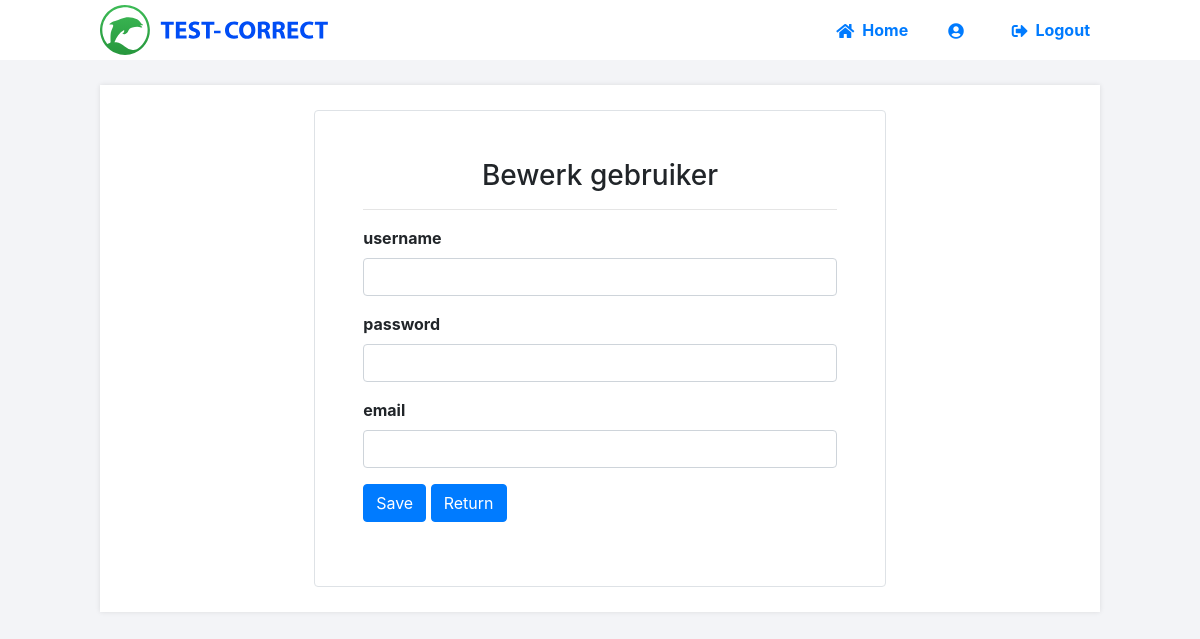
/edit_user/2, run on an earlier commit of the app's database.
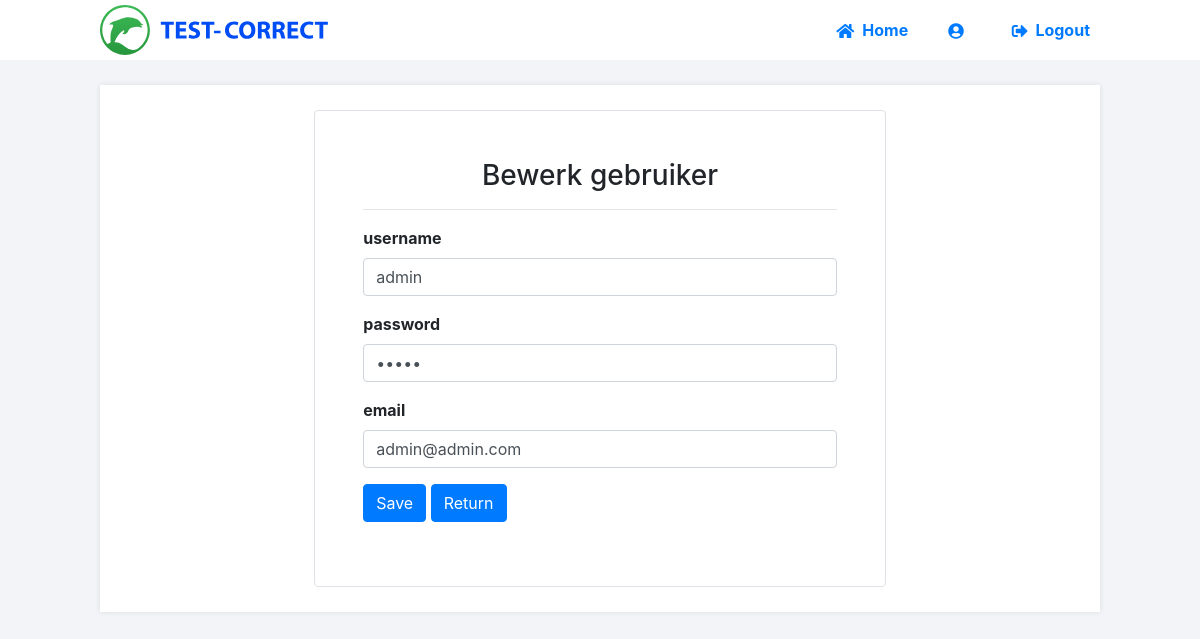
And on a later commit of the database.
### tables this page shows
CREATE TABLE "accounts" (
	"id"	INTEGER NOT NULL,
	"username"	TEXT NOT NULL,
	"password"	TEXT NOT NULL,
	"email"	TEXT NOT NULL,
	"role"	VARCHAR(20) DEFAULT 'admin',
	PRIMARY KEY("id")
);

### main.py (the view, shortened to what this page needs)
@app.route("/edit_user/<string:id>",methods=['POST','GET'])
def edit_user(id):
    connection = sqlite3.connect('./databases/testcorrect_vragen.db', check_same_thread = False)
    connection.row_factory = sqlite3.Row
    cursor = connection.cursor()
    cursor.execute("select * from accounts where id=?",(id,))
    data = cursor.fetchone()
    return render_template("edit_user.html",datas=data)

### templates/edit_user.html (shortened to what this page needs)
{% extends 'layout.html' %}
{% block content %}
<div class="container">
    <div class="row d-flex justify-content-center">
        <div class="col-7 p-5 rounded border">
            <h3 class="text-center">Bewerk gebruiker</h3>
            <div class="form-group mb-3">
                <hr>
                <form method='post' action='{{url_for("edit_user",id=datas.id)}}'>
                    <div class='form-group'>
                        <label class="font-weight-bold">username</label>
                        <input type='text' name='username' required class='form-control' value='{{datas.username}}'>
                    </div>
                    <div class='form-group'>
                        <label class="font-weight-bold">password</label>
                        <input type='password' name='password' required class='form-control' value='{{datas.password}}'>
                    </div>
                    <div class='form-group'>
                        <label class="font-weight-bold">email</label>
                        <input type='email' name='email' required class='form-control' value='{{datas.email}}'>
                    </div>
                    <input type='submit' value='Save' class='btn btn-primary'>
                    <a class="btn btn-primary" href="/home" role="button">Return</a>
                </form>
            </div>
        </div>
    </div>
</div>
{% endblock %}

### templates/layout.html (shortened to what this page needs)
<!DOCTYPE html>
<html>
<head>
	<link rel="stylesheet" href="{{ url_for('static', filename='style.css') }}">
	<link rel="stylesheet" href="https://use.fontawesome.com/releases/v5.7.1/css/all.css">
	<link rel="stylesheet" href="https://maxcdn.bootstrapcdn.com/bootstrap/4.0.0/css/bootstrap.min.css">
	<link href="https://cdn.datatables.net/1.13.1/css/jquery.dataTables.min.css" rel="stylesheet" type="text/css">
</head>
<body class="loggedin">
	<nav class="navtop">
		<div>
			<a href="#" class="navbar-brand">
				<img src="/static/testcorrect-logo.svg" height="50" alt="testcorrect">
			</a>
			<h1></h1>
			<a href="{{ url_for('home') }}"><i class="fas fa-home"></i>Home</a>
			<a href="{{ url_for('profile') }}"><i class="fas fa-user-circle"></i>{{ session['username'] }}</a>
			<a href="{{ url_for('logout') }}"><i class="fas fa-sign-out-alt"></i>Logout</a>
		</div>
	</nav>
	<div class="content">
		{% block content %}{% endblock %}
	</div>
</body>
</html>

### static/style.css (style rules this page uses)
* { -webkit-box-sizing: border-box; box-sizing: border-box; font-family: -apple-system, BlinkMacSystemFont, "segoe ui", roboto, oxygen, ubuntu, cantarell, "fira sans", "droid sans", "helvetica neue", Arial, sans-serif; font-size: 16px; -webkit-font-smoothing: antialiased; -moz-osx-font-smoothing: grayscale; }
body { background-color: #f0f2f5; margin: 0; }
.navtop { background-color: #fff; height: 60px; width: 100%; border: 0; }
.navtop div { display: -webkit-box; display: -ms-flexbox; display: flex; margin: 0 auto; width: 1020px; height: 100%; }
.navtop div h1, .navtop div a { display: -webkit-inline-box; display: -ms-inline-flexbox; display: inline-flex; -webkit-box-align: center; -ms-flex-align: center; align-items: center; }
.navtop div h1 { -webkit-box-flex: 1; -ms-flex: 1; flex: 1; font-size: 24px; padding: 0; margin: 0; color: #eaebed; font-weight: normal; }
.navtop div a { padding: 0 20px; text-decoration: none; color: #007bff; font-weight: bold; }
.navtop div a i { padding: 2px 8px 0 0; }
body.loggedin { background-color: #f3f4f7; }
.content { width: 1000px; margin: 0 auto; }
.content > p, .content > div { -webkit-box-shadow: 0 0 5px 0 rgba(0, 0, 0, 0.1); box-shadow: 0 0 5px 0 rgba(0, 0, 0, 0.1); margin: 25px 0; padding: 25px; background-color: #fff; }
.navbar-brand { position:relative; right:10px; }

What changed in the data, as far as the page shows it:
added accounts: username "admin", email "admin@admin.com"
